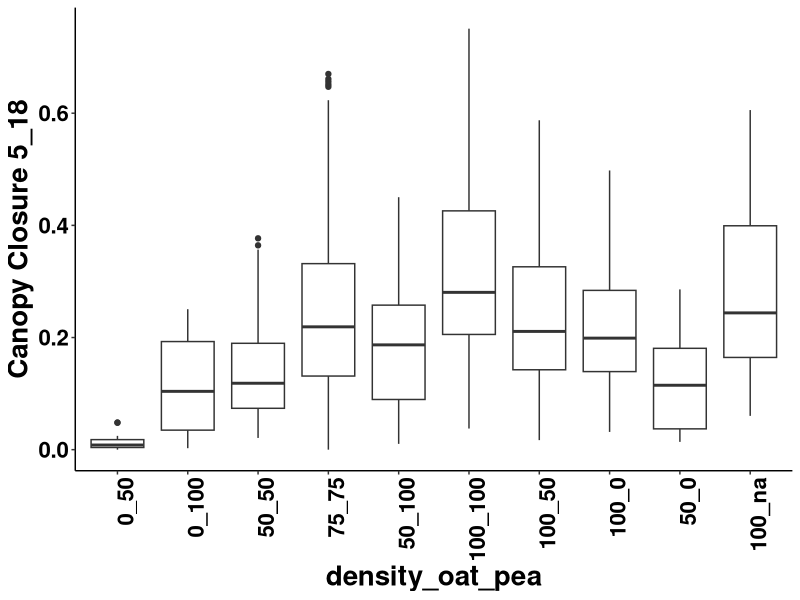
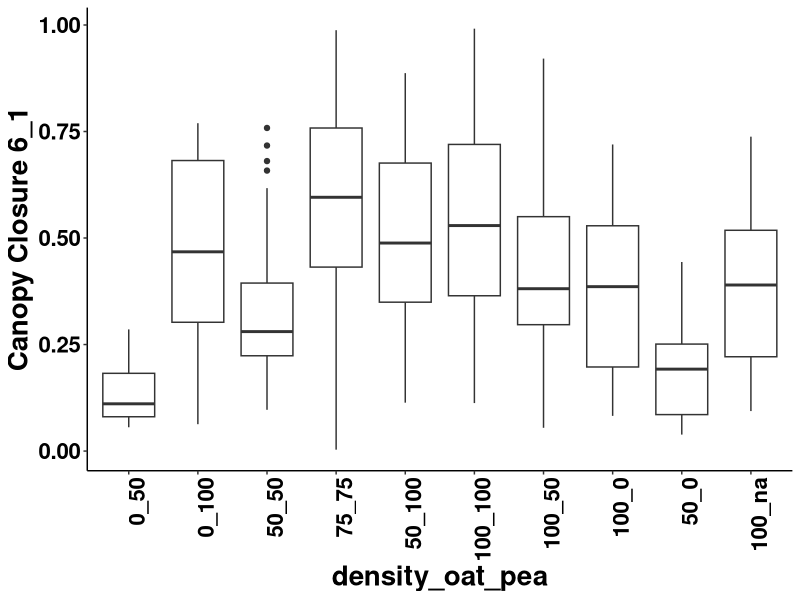
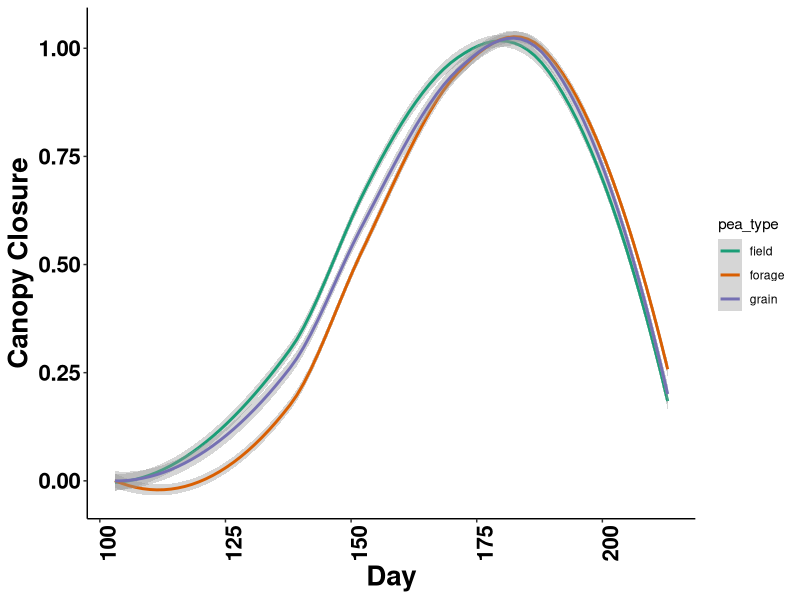
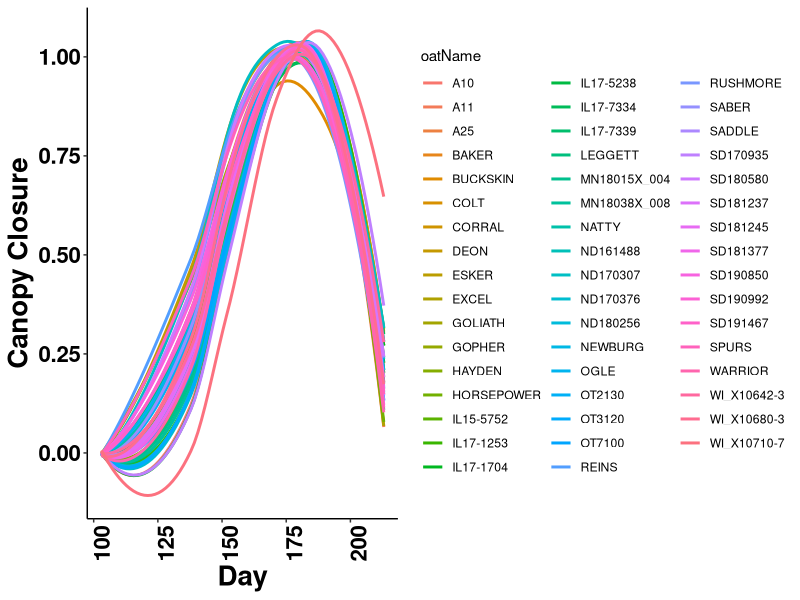
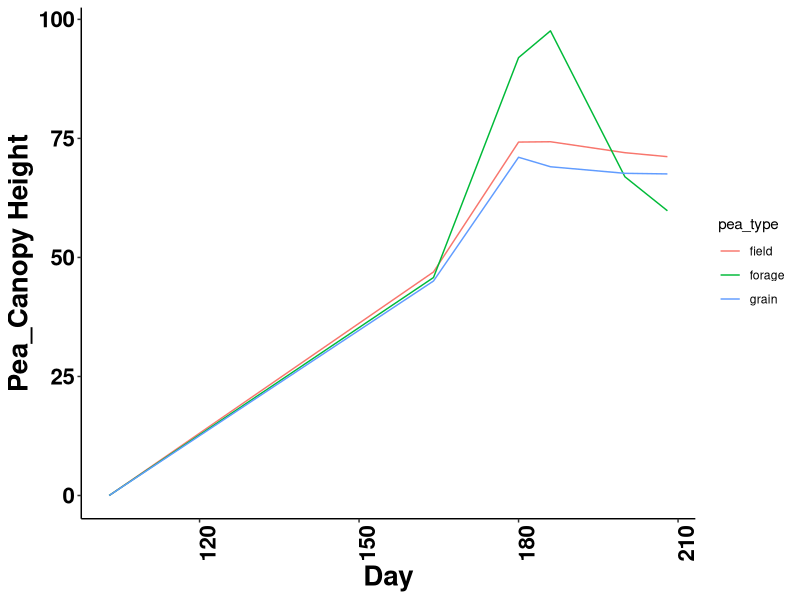
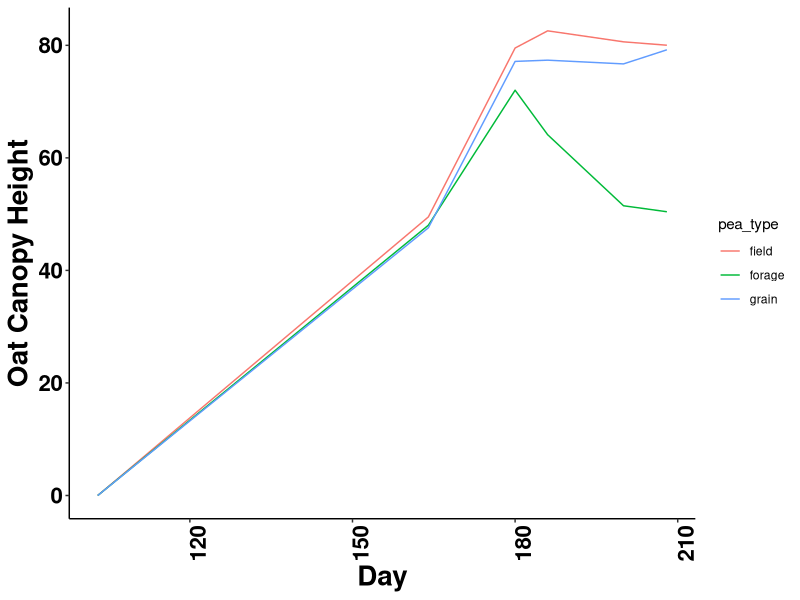

These charts were generated, in order, by the following R code:
## ---- chunk 1
knitr::opts_chunk$set(echo = TRUE,warning = FALSE, message = FALSE)
## ---- chunk 2
library(RColorBrewer)
library(tidyverse)
library(readxl)
library(kableExtra)
## ---- chunk 3

library(tidyverse)


library(readxl)



conv <- read_excel("data/plot_no_conversion.xlsx",
                   sheet = "sub_plot_conversion")

t3_densisty <- read_excel("data/2023_oat_pea_data.xlsx",
                          sheet = "T3_density", skip = 3)

t3_diversity <- read_excel("data/2023_oat_pea_data.xlsx",
                           sheet = "T3_diversity", skip = 3)



plot_meta <- read_csv("data/plot_meta.csv") %>% 
  mutate(oat_pea_percent = str_c(oat_percent,"_",pea_percent))



## ---- chunk 4

plot_meta %>% 
  select(fid,prow,pcol,grow,exp_plot_subplot,oatName,peaName,pea_type,oat_percent,pea_percent,oat_pea_percent) %>% 
  kable(align = "c") %>% 
  kable_classic(full_width=F,position = "left")%>% 
 scroll_box(width = "900px", height = "300px")

## ---- chunk 5

cover_summary <- read_excel("data/cover_summary.xlsx") %>% 
  select(fid,exp,plot.x,sub_plot,oatName,peaName,pea_type,oat_percent,pea_percent,ExG_01_mean,"6_1_mean","6_20_mean","7_8_mean","8_1_mean") %>% 
  mutate("5_18_mean" = ExG_01_mean) %>% 
  mutate(oat_pea_percent = str_c(oat_percent,"_",pea_percent)) %>% 
  filter(pea_percent != "NA") %>% 
  mutate(pea_type = if_else(pea_type == "grain", "field", pea_type)) %>% 
  mutate(`4_13_mean` = 0) %>% 
  select(fid,"4_13_mean","5_18_mean","6_1_mean","6_20_mean","7_8_mean","8_1_mean") 
  



## ---- chunk 6

cover_summary %>% 
  kable(align = "c") %>% 
  kable_classic(full_width=F,position = "left")%>% 
 scroll_box(width = "900px", height = "300px")

## ---- chunk 7
join_data <- cover_summary %>% left_join(plot_meta, by = join_by(fid)) %>% 
  select(fid,exp_plot_subplot,oatName,peaName,oat_pea_percent,pea_type,"4_13_mean","5_18_mean","6_1_mean","6_20_mean","7_8_mean","8_1_mean") %>% 
  mutate(oat_pea_percent = fct_relevel(oat_pea_percent,c("0_50","0_100","50_50","75_75","50_100","100_100","100_50","100_0","50_0","100_na")))

## ---- chunk 8

join_data %>% 
  kable(align = "c") %>% 
  kable_classic(full_width=F,position = "left")%>% 
 scroll_box(width = "900px", height = "300px")

## ---- chunk 9

join_data %>% 
ggplot(aes(oat_pea_percent, `5_18_mean`))+
  geom_boxplot()+
  xlab("density_oat_pea")+
  ylab("Canopy Closure 5_18")+
  scale_fill_brewer(palette="Dark2")+
  theme_classic()+
  theme(axis.text.x=element_text(angle = 90, hjust = 1))+
  theme(axis.text=element_text(size=20), axis.title=element_text(size=20,face="bold"))+
  theme(axis.text.x = element_text(face = "bold", color = "black", size = 16))+
  theme(axis.text.y = element_text(face = "bold", color = "black", size = 16))

## ---- chunk 10

join_data %>% 
ggplot(aes(oat_pea_percent, `6_1_mean`))+
  geom_boxplot()+
  xlab("density_oat_pea")+
  ylab("Canopy Closure 6_1")+
  scale_fill_brewer(palette="Dark2")+
  theme_classic()+
  theme(axis.text.x=element_text(angle = 90, hjust = 1))+
  theme(axis.text=element_text(size=20), axis.title=element_text(size=20,face="bold"))+
  theme(axis.text.x = element_text(face = "bold", color = "black", size = 16))+
  theme(axis.text.y = element_text(face = "bold", color = "black", size = 16))

## ---- chunk 11

join_data %>% 
  pivot_longer(`4_13_mean`:`8_1_mean`, names_to = "day", values_to = "percent" ) %>% 
  mutate(day = if_else(day=="4_13_mean","103",day)) %>%
  mutate(day = if_else(day=="5_18_mean","138",day)) %>% 
  mutate(day = if_else(day=="6_1_mean","152",day)) %>% 
  mutate(day = if_else(day=="6_20_mean","171",day)) %>% 
  mutate(day = if_else(day=="7_8_mean","189",day)) %>% 
  mutate(day = if_else(day=="8_1_mean","213",day)) %>% 
  mutate(day = as.numeric(day)) %>% 
  kable(align = "c") %>% 
  kable_classic(full_width=F,position = "left")%>% 
  scroll_box(width = "900px", height = "300px")
  
## ---- chunk 12
join_data %>% 
  pivot_longer(`4_13_mean`:`8_1_mean`, names_to = "day", values_to = "percent" ) %>% 
  mutate(day = if_else(day=="4_13_mean","103",day)) %>%
  mutate(day = if_else(day=="5_18_mean","138",day)) %>% 
  mutate(day = if_else(day=="6_1_mean","152",day)) %>% 
  mutate(day = if_else(day=="6_20_mean","171",day)) %>% 
  mutate(day = if_else(day=="7_8_mean","189",day)) %>% 
  mutate(day = if_else(day=="8_1_mean","213",day)) %>% 
  mutate(day = as.numeric(day)) %>% 
  
  filter(pea_type != "na") %>% 
  
  ggplot(aes(day,percent,color=pea_type))+
  geom_smooth(method = "loess")+
  xlab("Day")+
  ylab("Canopy Closure")+
  scale_color_brewer(palette="Dark2")+
  theme_classic()+
  theme(axis.text.x=element_text(angle = 90, hjust = 1))+
  theme(axis.text=element_text(size=20), axis.title=element_text(size=20,face="bold"))+
  theme(axis.text.x = element_text(face = "bold", color = "black", size = 16))+
  theme(axis.text.y = element_text(face = "bold", color = "black", size = 16))

## ---- chunk 13
join_data %>% 
  pivot_longer(`4_13_mean`:`8_1_mean`, names_to = "day", values_to = "percent" ) %>% 
  mutate(day = if_else(day=="4_13_mean","103",day)) %>%
  mutate(day = if_else(day=="5_18_mean","138",day)) %>% 
  mutate(day = if_else(day=="6_1_mean","152",day)) %>% 
  mutate(day = if_else(day=="6_20_mean","171",day)) %>% 
  mutate(day = if_else(day=="7_8_mean","189",day)) %>% 
  mutate(day = if_else(day=="8_1_mean","213",day)) %>% 
  mutate(day = as.numeric(day)) %>% 
  
  filter(pea_type != "na") %>% 
  
  ggplot(aes(day,percent,color=oatName))+
  geom_smooth(method = "loess",se=F)+
  xlab("Day")+
  ylab("Canopy Closure")+
  theme_classic()+
  theme(axis.text.x=element_text(angle = 90, hjust = 1))+
  theme(axis.text=element_text(size=20), axis.title=element_text(size=20,face="bold"))+
  theme(axis.text.x = element_text(face = "bold", color = "black", size = 16))+
  theme(axis.text.y = element_text(face = "bold", color = "black", size = 16))

## ---- chunk 14
t3_densisty <- read_excel("data/2023_oat_pea_data.xlsx",
                                 sheet = "T3_density", skip = 3)

t3_diversity <- read_excel("data/2023_oat_pea_data.xlsx",
                          sheet = "T3_diversity", skip = 3)

density <- t3_densisty %>% select(studyName,observationLevel,observationUnitName,replicate,blockNumber,plotNumber,rowNumber,colNumber,
                       'Pea plant height - cm|day 164|COMP:0000040','Pea plant height - cm|day 180|COMP:0000041',
                       'Pea plant height - cm|day 186|COMP:0000042','Pea plant height - cm|day 200|COMP:0000043',
                       'Pea plant height - cm|day 208|COMP:0000044','Plant height - cm|day 164|COMP:0000023',
                       'Plant height - cm|day 180|COMP:0000024','Plant height - cm|day 186|COMP:0000025',
                       'Plant height - cm|day 200|COMP:0000026',	'Plant height - cm|day 208|COMP:0000027') %>%
                filter(observationLevel == "subplot")

diverstiy <- t3_diversity %>% select(studyName,observationLevel,observationUnitName,replicate,blockNumber,plotNumber,rowNumber,colNumber,
                       'Pea plant height - cm|day 164|COMP:0000040','Pea plant height - cm|day 180|COMP:0000041',
                       'Pea plant height - cm|day 186|COMP:0000042','Pea plant height - cm|day 200|COMP:0000043',
                       'Pea plant height - cm|day 208|COMP:0000044','Plant height - cm|day 164|COMP:0000023',
                       'Plant height - cm|day 180|COMP:0000024','Plant height - cm|day 186|COMP:0000025',
                       'Plant height - cm|day 200|COMP:0000026',	'Plant height - cm|day 208|COMP:0000027')  %>%
                filter(observationLevel == "subplot")

comb_data <- bind_rows(density,diverstiy)

old_names <- colnames(select(comb_data,'Pea plant height - cm|day 164|COMP:0000040','Pea plant height - cm|day 180|COMP:0000041',
                       'Pea plant height - cm|day 186|COMP:0000042','Pea plant height - cm|day 200|COMP:0000043',
                       'Pea plant height - cm|day 208|COMP:0000044','Plant height - cm|day 164|COMP:0000023',
                       'Plant height - cm|day 180|COMP:0000024','Plant height - cm|day 186|COMP:0000025',
                       'Plant height - cm|day 200|COMP:0000026',	'Plant height - cm|day 208|COMP:0000027'))

new_names <- old_names %>%  str_remove(" plant height -") %>%
  str_remove(" height -") %>%
  str_replace("Plant", "Oat") %>%
  str_sub(1,14) %>%
  str_replace("day ","d_") %>%
  str_replace("Pea cm","pea_cm") %>%
  str_replace("Oat cm","oat_cm")


old_data <- select(comb_data,'Pea plant height - cm|day 164|COMP:0000040','Pea plant height - cm|day 180|COMP:0000041',
       'Pea plant height - cm|day 186|COMP:0000042','Pea plant height - cm|day 200|COMP:0000043',
       'Pea plant height - cm|day 208|COMP:0000044','Plant height - cm|day 164|COMP:0000023',
       'Plant height - cm|day 180|COMP:0000024','Plant height - cm|day 186|COMP:0000025',
       'Plant height - cm|day 200|COMP:0000026',	'Plant height - cm|day 208|COMP:0000027')


new_data <- old_data %>% rename_at(vars(old_names), ~new_names)


data <- bind_cols(select(comb_data,studyName,observationLevel,observationUnitName,replicate,blockNumber,plotNumber,rowNumber,colNumber),
          new_data) 

data <- data %>% mutate("subplot" = str_sub(data$observationUnitName,-1)) %>%
  mutate("exp" = if_else(studyName == "Cornell_OatPeaDensity_2023_Ithaca","density","diversity")) %>%
  mutate("exp_plot_subplot" = str_c(exp,"_",plotNumber,"_",subplot))






conv <- read_excel("data/plot_no_conversion.xlsx",
           sheet = "sub_plot_conversion")




`2023_5_18_sub_height` <- read_excel("data/2023_5_18_sub_height.xlsx") %>%
  mutate("prow_pcol_grow" = str_c(prow,"_",pcol,"_",grow))

`2023_6_1_sub_height` <- read_excel("data/2023_6_1_sub_height.xlsx") %>%
  mutate("prow_pcol_grow" = str_c(prow,"_",pcol,"_",grow))

`2023_6_20_sub_height` <- read_excel("data/2023_6_20_sub_height.xlsx") %>%
  mutate("prow_pcol_grow" = str_c(prow,"_",pcol,"_",grow))

`2023_7_8_sub_height` <- read_excel("data/2023_7_8_sub_height.xlsx") %>%
  mutate("prow_pcol_grow" = str_c(prow,"_",pcol,"_",grow))

`2023_8_1_sub_height` <- read_excel("data/2023_8_1_sub_height.xlsx") %>%
  mutate("prow_pcol_grow" = str_c(prow,"_",pcol,"_",grow))


drone_height <- `2023_5_18_sub_height` %>%
  left_join(`2023_6_1_sub_height`) %>%
  left_join(`2023_6_20_sub_height`) %>%
  left_join(`2023_7_8_sub_height`) %>%
  left_join(`2023_8_1_sub_height`) %>%
  select("prow_pcol_grow",`2023_5_18_mean`,"2023_6_1_sub_heightmean",
         "2023_6_20_sub_heightmean","2023_7_8_sub_heightmean",
         "2023_8_1_sub_heightmean")


drone_height <- drone_height %>%  mutate("height_6_1" = `2023_6_1_sub_heightmean`-`2023_5_18_mean`) %>%
  mutate("height_6_20" = `2023_6_20_sub_heightmean`-`2023_5_18_mean`) %>%
  mutate("height_7_8" = `2023_7_8_sub_heightmean`-`2023_5_18_mean`-35.7237589) %>% #### add rough correction factor
  mutate("height_8_1" = `2023_8_1_sub_heightmean`-`2023_5_18_mean`)


drone_height <- drone_height %>%
  left_join(conv,by="prow_pcol_grow") %>%
  select(exp,plot,sub_plot,prow_pcol_grow,exp_plot_subplot,height_6_1,height_6_20,height_7_8,height_8_1) %>%
  filter(exp != "guard")


data2<-data %>% select(exp_plot_subplot,`pea_cm|d_164`:`oat_cm|d_208`)



## ---- chunk 15

data2 %>% 
  kable(align = "c") %>% 
  kable_classic(full_width=F,position = "left")%>% 
 scroll_box(width = "900px", height = "300px")


## ---- chunk 16

data3 <- data2 %>% 
    left_join(plot_meta, by = join_by(exp_plot_subplot))


## ---- chunk 17

data3 %>% 
    select(exp_plot_subplot, oat_pea_percent, oatName, peaName, `pea_cm|d_164`:`oat_cm|d_208`) %>% 
  kable(align = "c") %>% 
  kable_classic(full_width=F,position = "left")%>% 
 scroll_box(width = "900px", height = "300px")
 

## ---- chunk 18

data3 %>% 
  filter(pea_type != "na") %>%
  mutate(plot = plot.x) %>% 
  select(oatName:plot,pea_type,`pea_cm|d_164`,`pea_cm|d_180`,`pea_cm|d_186`,`pea_cm|d_200`,`pea_cm|d_208`) %>% 
  mutate(`pea_cm|d_103` = 0) %>% 
  pivot_longer(cols = starts_with("pea_cm"), names_to = "day", values_to = "height" ) %>% 
 
  mutate(day = if_else(day=="pea_cm|d_103","103",day)) %>%
  mutate(day = if_else(day=="pea_cm|d_164","164",day)) %>% 
  mutate(day = if_else(day=="pea_cm|d_180","180",day)) %>% 
  mutate(day = if_else(day=="pea_cm|d_186","186",day)) %>% 
  mutate(day = if_else(day=="pea_cm|d_200","200",day)) %>% 
  mutate(day = if_else(day=="pea_cm|d_208","208",day)) %>% 
  mutate(day = as.numeric(day)) %>% 
  group_by(pea_type,day) %>%
  summarise(mean = mean(height,na.rm = TRUE), n = n()) %>% 
  
  ggplot(aes(day,mean,color=pea_type))+
  geom_line()+
  xlab("Day")+
  ylab("Pea_Canopy Height")+
  scale_fill_brewer(palette="Dark2")+
  theme_classic()+
  theme(axis.text.x=element_text(angle = 90, hjust = 1))+
  theme(axis.text=element_text(size=20), axis.title=element_text(size=20,face="bold"))+
  theme(axis.text.x = element_text(face = "bold", color = "black", size = 16))+
  theme(axis.text.y = element_text(face = "bold", color = "black", size = 16))
  
## ---- chunk 19
data3 %>% 
  filter(pea_type != "na") %>% 
  mutate(plot = plot.x) %>%
  select(oatName:plot,pea_type,`oat_cm|d_164`,`oat_cm|d_180`,`oat_cm|d_186`,`oat_cm|d_200`,`oat_cm|d_208`) %>% 
  mutate(`oat_cm|d_103` = 0) %>% 
  pivot_longer(cols = starts_with("oat_cm"), names_to = "day", values_to = "height" ) %>% 
  
  mutate(day = if_else(day=="oat_cm|d_103","103",day)) %>%
  mutate(day = if_else(day=="oat_cm|d_164","164",day)) %>% 
  mutate(day = if_else(day=="oat_cm|d_180","180",day)) %>% 
  mutate(day = if_else(day=="oat_cm|d_186","186",day)) %>% 
  mutate(day = if_else(day=="oat_cm|d_200","200",day)) %>% 
  mutate(day = if_else(day=="oat_cm|d_208","208",day)) %>% 
  mutate(day = as.numeric(day)) %>% 
  group_by(pea_type,day) %>%
  summarise(mean = mean(height,na.rm = TRUE), n = n()) %>% 
  
  ggplot(aes(day,mean,color=pea_type))+
  geom_line()+
  xlab("Day")+
  ylab("Oat Canopy Height")+
  scale_fill_brewer(palette="Dark2")+
  theme_classic()+
  theme(axis.text.x=element_text(angle = 90, hjust = 1))+
  theme(axis.text=element_text(size=20), axis.title=element_text(size=20,face="bold"))+
  theme(axis.text.x = element_text(face = "bold", color = "black", size = 16))+
  theme(axis.text.y = element_text(face = "bold", color = "black", size = 16))
## ---- chunk 20

drone_height
